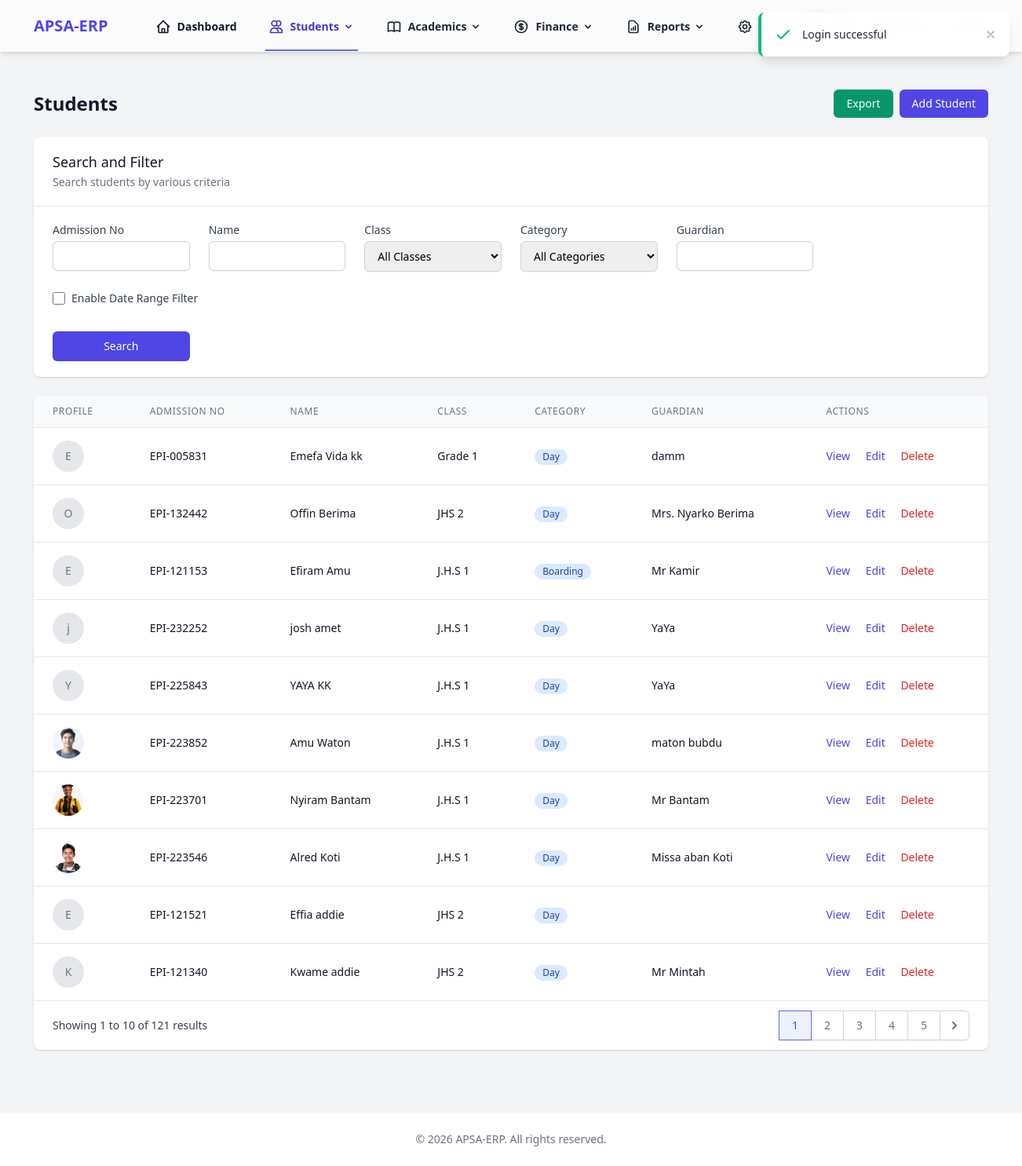
The app's page /students (signed in), older data.
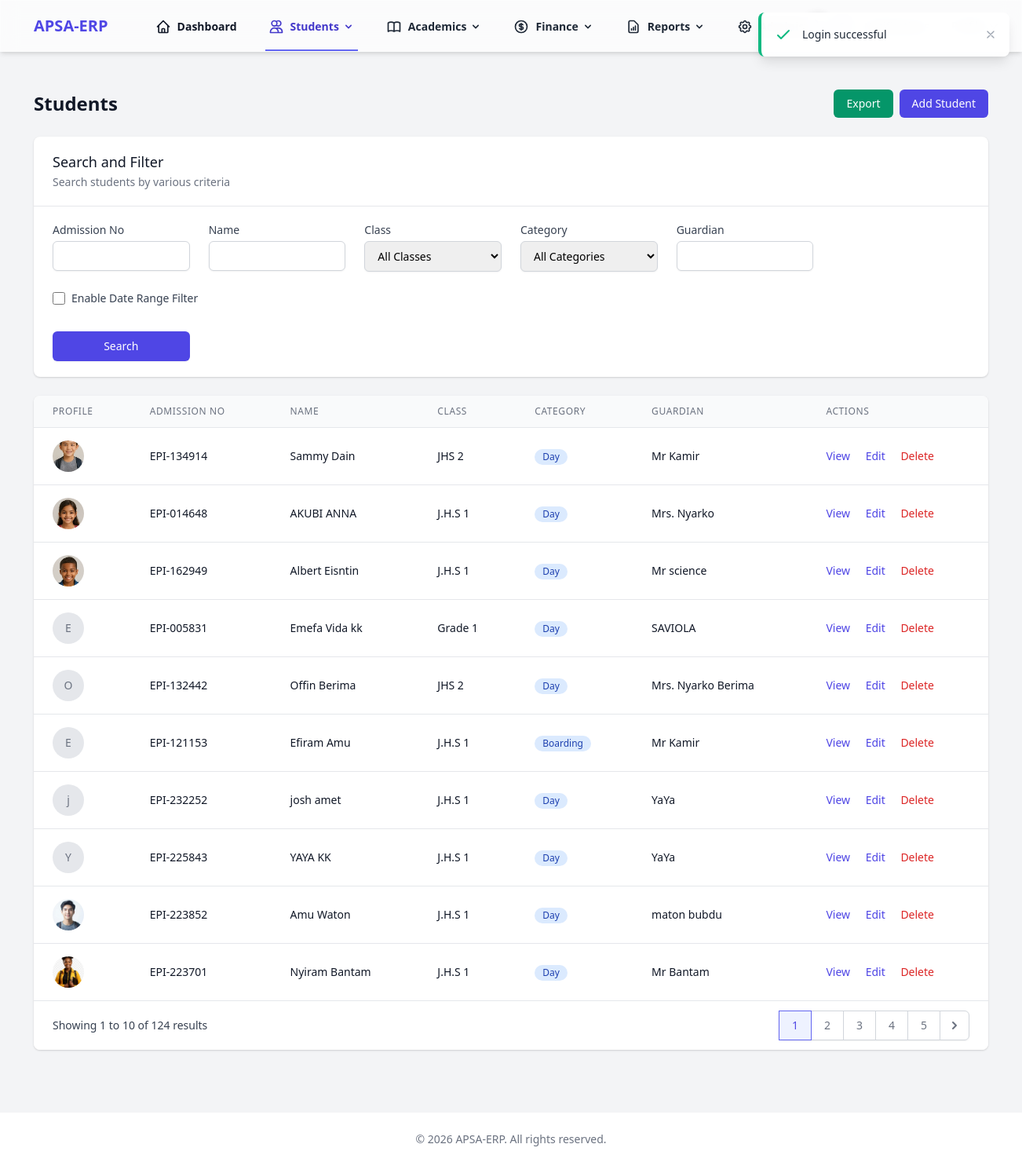
The same page, newer data.
### tables this page shows
CREATE TABLE `students` (
  `id` int NOT NULL AUTO_INCREMENT,
  `user_id` int DEFAULT NULL,
  `admission_no` varchar(20) NOT NULL,
  `first_name` varchar(50) NOT NULL,
  `last_name` varchar(50) NOT NULL,
  `dob` date DEFAULT NULL,
  `gender` enum('male','female','other') DEFAULT NULL,
  `class_id` int DEFAULT NULL,
  `guardian_name` varchar(100) DEFAULT NULL,
  `guardian_phone` varchar(20) DEFAULT NULL,
  `address` text,
  `medical_info` text,
  `created_at` timestamp NULL DEFAULT CURRENT_TIMESTAMP,
  `updated_at` timestamp NULL DEFAULT CURRENT_TIMESTAMP ON UPDATE CURRENT_TIMESTAMP,
  `profile_picture` varchar(255) DEFAULT NULL,
  `admission_date` date DEFAULT NULL,
  `academic_year_id` int DEFAULT NULL,
  `student_category` enum('regular_day','regular_boarding','international') NOT NULL DEFAULT 'regular_day',
  `student_category_details` text,
  PRIMARY KEY (`id`),
  UNIQUE KEY `admission_no` (`admission_no`),
  KEY `user_id` (`user_id`),
  KEY `fk_students_academic_year` (`academic_year_id`)
);

CREATE TABLE `classes` (
  `id` int NOT NULL AUTO_INCREMENT,
  `name` varchar(50) NOT NULL,
  `level` varchar(50) DEFAULT NULL,
  `created_at` timestamp NULL DEFAULT CURRENT_TIMESTAMP,
  `updated_at` timestamp NULL DEFAULT CURRENT_TIMESTAMP ON UPDATE CURRENT_TIMESTAMP,
  `capacity` int DEFAULT '30',
  PRIMARY KEY (`id`)
);

### app/Core/Controller.php (called while the page is built, shortened)
<?php
class Controller
{
    protected function view($view, $data = [])
    {
        extract($data);
        require_once RESOURCES_PATH . "/views/{$view}.php";
    }
}

### app/Core/Application.php (called while the page is built, shortened)
<?php
class Application
{
    protected $router;
    public function __construct()
    {
        $this->router = new Router();
    }
    public function run()
    {
        $uri = $_SERVER['REQUEST_URI'] ?? '/';
        if (strlen($uri) > 1) {
            $uri = rtrim($uri, '/');
        }
        $this->router->route($uri);
    }
}

### public/index.php (called while the page is built, shortened)
<?php
$app = new App\Core\Application();
$app->run();

### app/Core/Database.php (called while the page is built, shortened)
<?php
class Database
{
    private $host;
    private $dbname;
    private $username;
    private $password;
    private $charset;
    private $pdo;
    public function __construct()
    {
        $this->host = DB_HOST;
        $this->dbname = DB_NAME;
        $this->username = DB_USER;
        $this->password = DB_PASS;
        $this->charset = DB_CHARSET;
    }
    private function connect()
    {
        try {
            $dsn = "mysql:host={$this->host};dbname={$this->dbname};charset={$this->charset}";
            $options = [
                \PDO::ATTR_ERRMODE => \PDO::ERRMODE_EXCEPTION,
                \PDO::ATTR_DEFAULT_FETCH_MODE => \PDO::FETCH_ASSOC,
                \PDO::ATTR_EMULATE_PREPARES => false,
            ];
            $this->pdo = new \PDO($dsn, $this->username, $this->password, $options);
        } catch (\PDOException $e) {
            throw new \Exception("Database connection failed: " . $e->getMessage());
        }
    }
    public function query($sql, $params = [])
    {
        try {
            $stmt = $this->pdo->prepare($sql);
            $stmt->execute($params);
            return $stmt;
        } catch (\PDOException $e) {
            throw new \Exception("Query failed: " . $e->getMessage());
        }
    }
    public function fetchAll($sql, $params = [])
    {
        $stmt = $this->query($sql, $params);
        return $stmt->fetchAll();
    }
}

### app/Models/Student.php (called while the page is built, shortened)
<?php
class Student extends Model
{
    protected $table = 'students';
    public function searchWithClassPaginated($searchTerm = '', $filters = [], $page = 1, $perPage = 10)
    {
        $sql = "SELECT s.*, c.name as class_name
                FROM {$this->table} s
                LEFT JOIN classes c ON s.class_id = c.id";
        $countSql = "SELECT COUNT(*) as count
                     FROM {$this->table} s
                     LEFT JOIN classes c ON s.class_id = c.id";
        $params = [];
        $countParams = [];
        $sql .= " ORDER BY s.created_at DESC";
        $offset = ($page - 1) * $perPage;
        $sql .= " LIMIT :limit OFFSET :offset";
        $params['limit'] = (int)$perPage;
        $params['offset'] = (int)$offset;
        $countResult = $this->db->fetchOne($countSql, $countParams);
        $totalCount = $countResult ? (int)$countResult['count'] : 0;
        $results = $this->db->fetchAll($sql, $params);
        return [
            'data' => $results,
            'total' => $totalCount,
            'page' => (int)$page,
            'per_page' => (int)$perPage,
            'total_pages' => $totalCount > 0 ? (int)ceil($totalCount / $perPage) : 1
        ];
    }
}

### app/Core/Model.php (called while the page is built, shortened)
<?php
class Model
{
    public function __construct()
    {
        $this->db = new Database();
    }
}

### resources/views/students/index.php (the view, shortened to what the changed rows need)
<?php
$studentCategoryLabels = [
    'regular_day' => 'Day',
    'regular_boarding' => 'Boarding',
    'international' => 'Intl'
];
?>
<div class="max-w-7xl mx-auto py-6 sm:px-6 lg:px-8">
    <div class="px-4 py-6 sm:px-0">
        <div class="flex justify-between items-center mb-6">
            <h1 class="text-2xl font-semibold text-gray-900">Students</h1>
        </div>
        <div class="bg-white shadow overflow-hidden sm:rounded-lg">
            <div class="overflow-x-auto">
                <table class="min-w-full divide-y divide-gray-200">
                    <thead class="bg-gray-50">
                        <tr>
                            <th scope="col" class="px-6 py-3 text-left text-xs font-medium text-gray-500 uppercase tracking-wider">
                                Profile
                            </th>
                            <th scope="col" class="px-6 py-3 text-left text-xs font-medium text-gray-500 uppercase tracking-wider">
                                Admission No
                            </th>
                            <th scope="col" class="px-6 py-3 text-left text-xs font-medium text-gray-500 uppercase tracking-wider">
                                Name
                            </th>
                            <th scope="col" class="px-6 py-3 text-left text-xs font-medium text-gray-500 uppercase tracking-wider">
                                Class
                            </th>
                            <th scope="col" class="px-6 py-3 text-left text-xs font-medium text-gray-500 uppercase tracking-wider">
                                Category
                            </th>
                            <th scope="col" class="px-6 py-3 text-left text-xs font-medium text-gray-500 uppercase tracking-wider">
                                Guardian
                            </th>
                            <th scope="col" class="px-6 py-3 text-left text-xs font-medium text-gray-500 uppercase tracking-wider">
                                Actions
                            </th>
                        </tr>
                    </thead>
                    <tbody class="bg-white divide-y divide-gray-200">
                        <?php if (empty($students)): ?>
                            <tr>
                                <td colspan="7" class="px-6 py-4 text-center text-sm text-gray-500">
                                    No students found.
                                </td>
                            </tr>
                        <?php else: ?>
                            <?php foreach ($students as $student): ?>
                                <tr>
                                    <td class="px-6 py-4 whitespace-nowrap text-sm text-gray-900">
                                        <?php if (!empty($student['profile_picture'])): ?>
                                            <img src="/storage/uploads/<?= htmlspecialchars($student['profile_picture']) ?>" alt="Profile Picture" class="h-10 w-10 object-cover rounded-full" onerror="this.src='/images/default-profile.png';">
                                        <?php else: ?>
                                            <div class="h-10 w-10 rounded-full bg-gray-200 flex items-center justify-center">
                                                <span class="text-gray-500 text-sm"><?= substr($student['first_name'], 0, 1) ?></span>
                                            </div>
                                        <?php endif; ?>
                                    </td>
                                    <td class="px-6 py-4 whitespace-nowrap text-sm text-gray-900">
                                        <?= htmlspecialchars($student['admission_no']) ?>
                                    </td>
                                    <td class="px-6 py-4 whitespace-nowrap text-sm text-gray-900">
                                        <?= htmlspecialchars($student['first_name'] . ' ' . $student['last_name']) ?>
                                    </td>
                                    <td class="px-6 py-4 whitespace-nowrap text-sm text-gray-900">
                                        <?= htmlspecialchars($student['class_name'] ?? 'N/A') ?>
                                    </td>
                                    <td class="px-6 py-4 whitespace-nowrap text-sm text-gray-900">
                                        <span class="inline-flex items-center px-2.5 py-0.5 rounded-full text-xs font-medium bg-blue-100 text-blue-800">
                                            <?= htmlspecialchars($studentCategoryLabels[$student['student_category'] ?? 'regular_day']) ?>
                                        </span>
                                    </td>
                                    <td class="px-6 py-4 whitespace-nowrap text-sm text-gray-900">
                                        <?= htmlspecialchars($student['guardian_name'] ?? 'N/A') ?>
                                    </td>
                                    <td class="px-6 py-4 whitespace-nowrap text-sm font-medium">
                                        <a href="/students/<?= $student['id'] ?>" class="text-indigo-600 hover:text-indigo-900">View</a>
                                        <a href="/students/<?= $student['id'] ?>/edit" class="ml-4 text-indigo-600 hover:text-indigo-900">Edit</a>
                                        <a href="/students/<?= $student['id'] ?>/delete" class="ml-4 text-red-600 hover:text-red-900"
                                           onclick="return confirm('Are you sure you want to delete this student? This action cannot be undone.')">
                                            Delete
                                        </a>
                                    </td>
                                </tr>
                            <?php endforeach; ?>
                        <?php endif; ?>
                    </tbody>
                </table>
            </div>
            <?php if (!empty($pagination) && $pagination['total_pages'] > 1): ?>
                <div class="bg-white px-4 py-3 flex items-center justify-between border-t border-gray-200 sm:px-6">
                    <div class="hidden sm:flex-1 sm:flex sm:items-center sm:justify-between">
                        <div>
                            <p class="text-sm text-gray-700">
                                Showing
                                <span class="font-medium"><?= (($pagination['current_page'] - 1) * $pagination['per_page']) + 1 ?></span>
                                to
                                <span class="font-medium"><?= min($pagination['current_page'] * $pagination['per_page'], $pagination['total_records']) ?></span>
                                of
                                <span class="font-medium"><?= $pagination['total_records'] ?></span>
                                results
                            </p>
                        </div>
                        <div>
                            <nav class="relative z-0 inline-flex rounded-md shadow-sm -space-x-px" aria-label="Pagination">
                                <?php
                                $startPage = max(1, $pagination['current_page'] - 2);
                                $endPage = min($pagination['total_pages'], $pagination['current_page'] + 2);
                                if ($startPage === 1) {
                                    $endPage = min(5, $pagination['total_pages']);
                                } elseif ($endPage === $pagination['total_pages']) {
                                    $startPage = max(1, $pagination['total_pages'] - 4);
                                }
                                for ($i = $startPage; $i <= $endPage; $i++): ?>
                                    <a href="?page=<?= $i ?>&<?= http_build_query(array_filter(array_merge($filters, ['search' => $searchTerm]))) ?>"
                                       class="relative inline-flex items-center px-4 py-2 border <?= $i == $pagination['current_page'] ? 'z-10 bg-indigo-50 border-indigo-500 text-indigo-600' : 'bg-white border-gray-300 text-gray-500 hover:bg-gray-50' ?> text-sm font-medium">
                                        <?= $i ?>
                                    </a>
                                <?php endfor; ?>
                                <?php if ($pagination['current_page'] < $pagination['total_pages']): ?>
                                    <a href="?page=<?= $pagination['current_page'] + 1 ?>&<?= http_build_query(array_filter(array_merge($filters, ['search' => $searchTerm]))) ?>"
                                       class="relative inline-flex items-center px-2 py-2 rounded-r-md border border-gray-300 bg-white text-sm font-medium text-gray-500 hover:bg-gray-50">
                                        <svg class="h-5 w-5" xmlns="http://www.w3.org/2000/svg" viewBox="0 0 20 20" fill="currentColor" aria-hidden="true">
                                            <path fill-rule="evenodd" d="M7.293 14.707a1 1 0 010-1.414L10.586 10 7.293 6.707a1 1 0 011.414-1.414l4 4a1 1 0 010 1.414l-4 4a1 1 0 01-1.414 0z" clip-rule="evenodd" />
                                        </svg>
                                    </a>
                                <?php endif; ?>
                            </nav>
                        </div>
                    </div>
                </div>
            <?php endif; ?>
        </div>
    </div>
</div>
<?php
include RESOURCES_PATH . '/layouts/app.php';
?>

Row changes from the older to the newer data that the page shows:
no longer on this page (row unchanged): students: profile_picture (picture), admission_no "EPI-223546", first_name+last_name "Alred Koti", class.name "J.H.S 1", student_category "Day", guardian_name "Missa aban Koti"
no longer on this page (row unchanged): students: first_name "E", admission_no "EPI-121521", first_name+last_name "Effia addie", class.name "JHS 2", student_category "Day"
no longer on this page (row unchanged): students: first_name "K", admission_no "EPI-121340", first_name+last_name "Kwame addie", class.name "JHS 2", student_category "Day", guardian_name "Mr Mintah"
added students: profile_picture (picture), admission_no "EPI-134914", first_name+last_name "Sammy Dain", class.name "JHS 2", student_category "Day", guardian_name "Mr Kamir"
added students: profile_picture (picture), admission_no "EPI-014648", first_name+last_name "AKUBI ANNA", class.name "J.H.S 1", student_category "Day", guardian_name "Mrs. Nyarko"
added students: profile_picture (picture), admission_no "EPI-162949", first_name+last_name "Albert Eisntin", class.name "J.H.S 1", student_category "Day", guardian_name "Mr science"
changed students "EPI-005831": guardian_name "damm" → "SAVIOLA"
Text that changed along with them:
$pagination['total_records']: "121" → "124"
